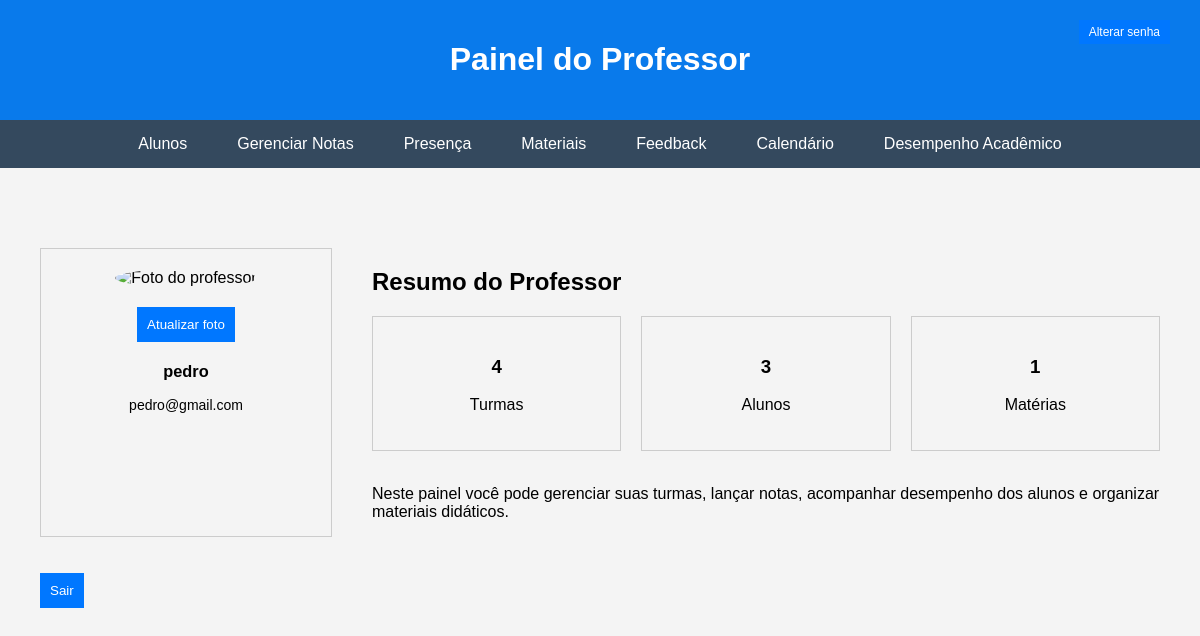
The page /dashboard_professor on the database as committed earlier.
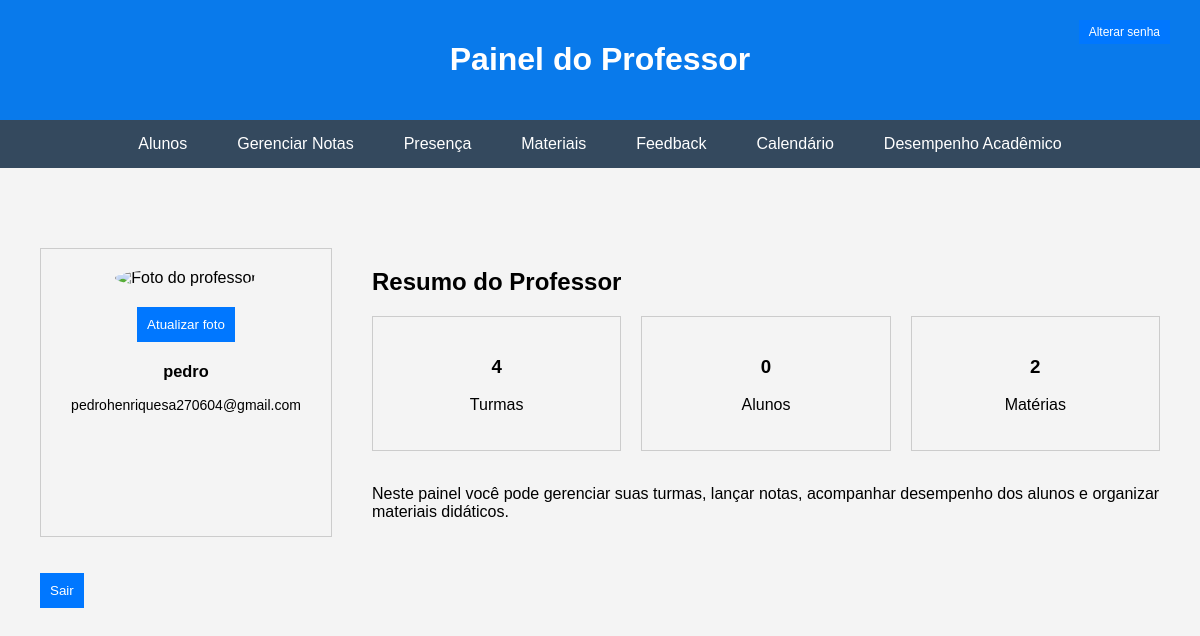
The same page on the database as committed later.
### tables this page shows
CREATE TABLE usuarios (
        id INTEGER PRIMARY KEY AUTOINCREMENT,
        nome TEXT NOT NULL,
        cpf TEXT UNIQUE NOT NULL,
        email TEXT UNIQUE NOT NULL,
        senha TEXT NOT NULL,
        tipo TEXT NOT NULL,      -- Define se é 'aluno' ou 'professor'
        ano_letivo INTEGER        -- Usado apenas para alunos (ex: 1, 2, 3)
    );

### app.py (the view)
@app.route('/dashboard_professor')
def dashboard_professor():
    conn = conectar()
    cursor = conn.cursor()
    cursor.execute("""
    SELECT id, nome, email
    FROM usuarios
    WHERE tipo='professor'
    LIMIT 1
    """)
    professor = cursor.fetchone()
    professor_id = professor[0]
    nome = professor[1]
    email = professor[2]
    cursor.execute("""
    SELECT COUNT(*)
    FROM professor_materias
    WHERE professor_id=?
    """,(professor_id,))
    total_turmas = cursor.fetchone()[0]
    cursor.execute("""
    SELECT COUNT(DISTINCT materia_id)
    FROM professor_materias
    WHERE professor_id=?
    """,(professor_id,))
    total_materias = cursor.fetchone()[0]
    cursor.execute("""
    SELECT COUNT(*)
    FROM usuarios
    WHERE tipo='aluno'
    """)
    total_alunos = cursor.fetchone()[0]
    conn.close()
    padrao = f"static/img/professor_{professor_id}.*"
    fotos_encontradas = glob.glob(padrao)
    if fotos_encontradas:
        foto = "/" + fotos_encontradas[0].replace('\\', '/')
    else:
        foto = "/static/img/professor.png" # Foto padrão
    return render_template(
        "dashboard_professor.html",
        nome=nome,
        email=email,
        foto=foto,
        total_turmas=total_turmas,
        total_alunos=total_alunos,
        total_materias=total_materias
    )

### app.py (called while the page is built)
def conectar():
    return sqlite3.connect("escola.db")

### template/dashboard_professor.html (shortened to what this page needs)
<!DOCTYPE html>
<html>
<head>
<link rel="stylesheet" href="{{ url_for('static', filename='css/style.css') }}">
</head>
<body>
<header>
<h1>Painel do Professor</h1>
</header>
<div class="configuracoes">
<a href="/alterar_senha">
<button>Alterar senha</button>
</a>
</div>
<nav>
<ul>
<li><a href="/alunos">Alunos</a></li>
<li><a href="/notas">Gerenciar Notas</a></li>
<li><a href="/presenca">Presença</a></li>
<li><a href="/materiais">Materiais</a></li>
<li><a href="/feedback_professor">Feedback</a></li>
<li><a href="/calendario">Calendário</a></li>
<li><a href="/desempenho">Desempenho Acadêmico</a></li>
</ul>
</nav>
<main>
<div class="dashboard">
<div class="perfil">
<img src="{{ foto }}" alt="Foto do professor">
<div class="botao-foto">
<a href="/editar_foto">
<button>Atualizar foto</button>
</a>
</div>
<div class="info-professor">
<h3>{{ nome }}</h3>
<p>{{ email }}</p>
</div>
</div>
<div class="painel">
<h2>Resumo do Professor</h2>
<div class="cards">
<div class="card">
<h3>{{ total_turmas }}</h3>
<p>Turmas</p>
</div>
<div class="card">
<h3>{{ total_alunos }}</h3>
<p>Alunos</p>
</div>
<div class="card">
<h3>{{ total_materias }}</h3>
<p>Matérias</p>
</div>
</div>
<br>
<p>
Neste painel você pode gerenciar suas turmas, lançar notas,
acompanhar desempenho dos alunos e organizar materiais didáticos.
</p>
</div>
</div>
<br><br>
<a href="/login">
<button>Sair</button>
</a>
</main>
</body>
</html>

Rows that differ between the two databases and show on the page:
changed usuarios "pedro": email "pedro@gmail.com" → "pedrohenriquesa270604@gmail.com"
Other text that changed with them:
{{ total_alunos }}: "3" → "0"
{{ total_materias }}: "1" → "2"
